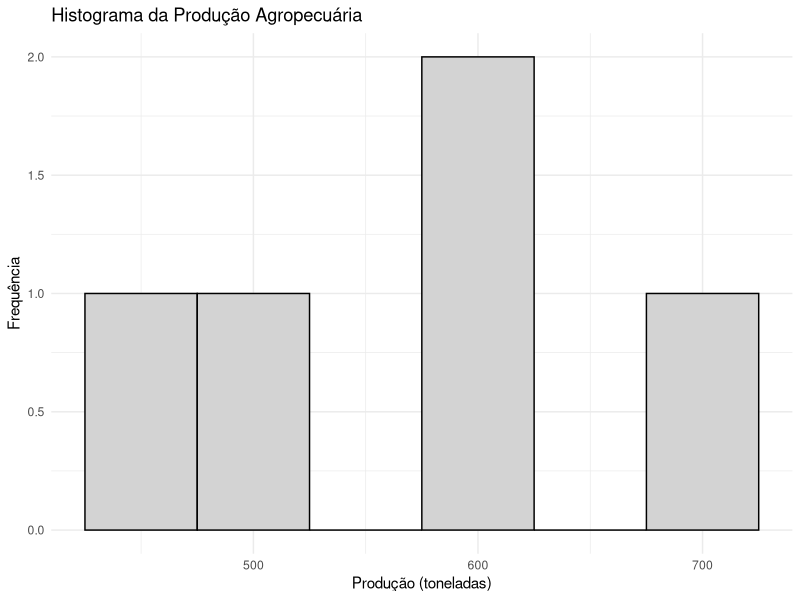
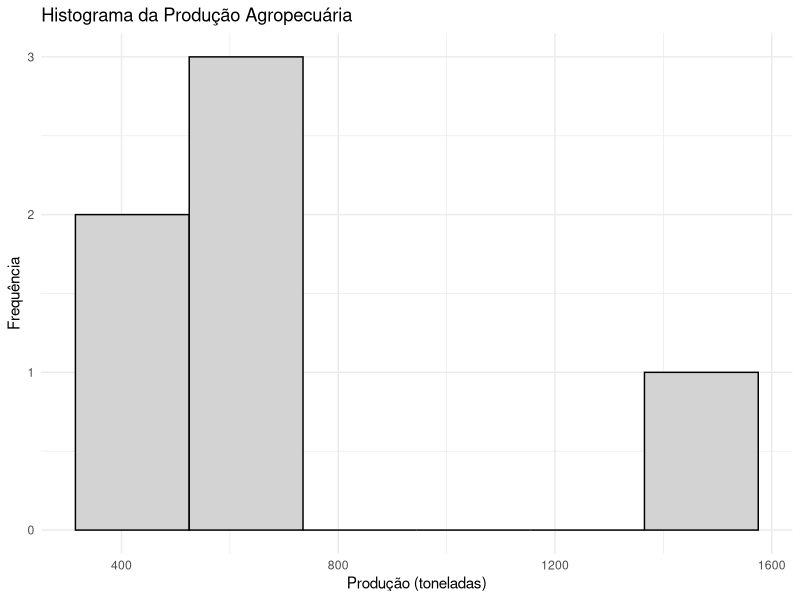
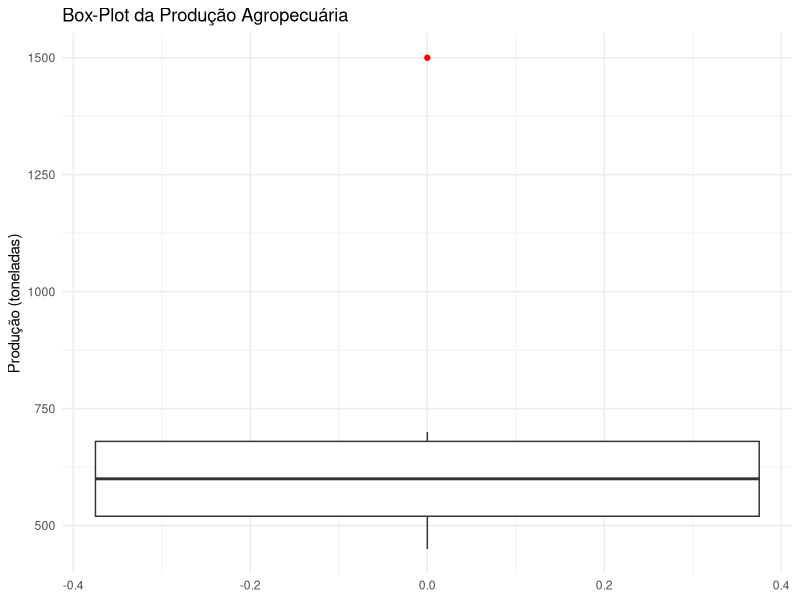
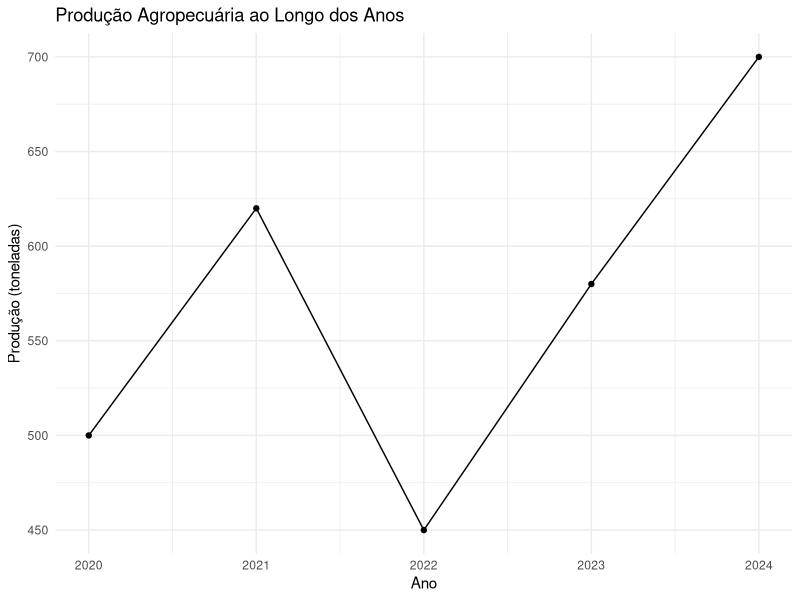
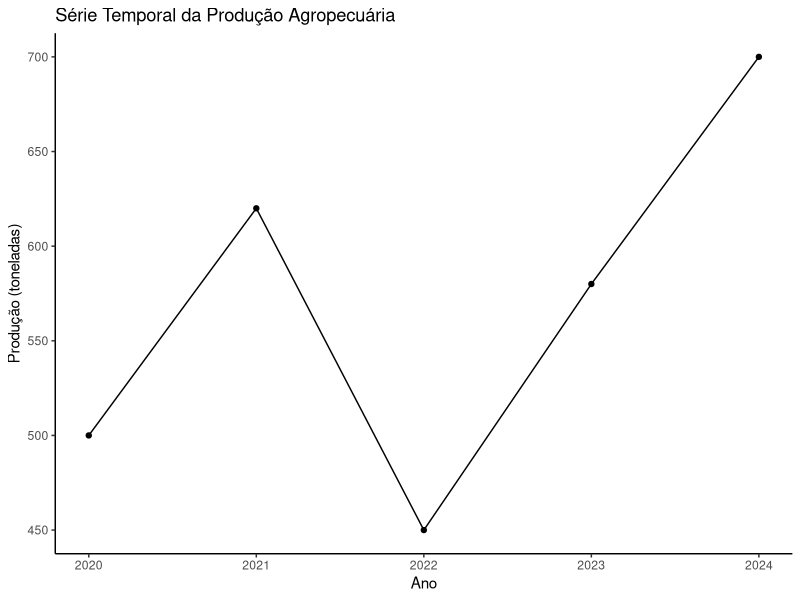
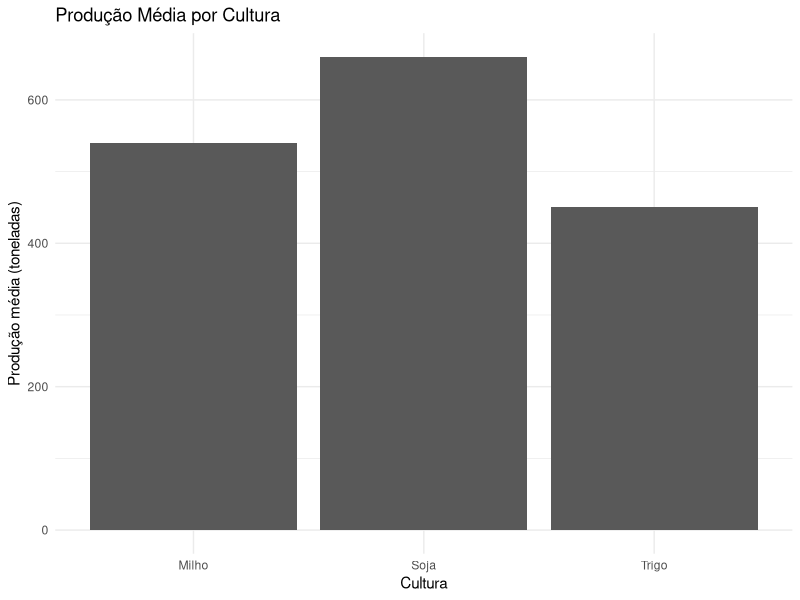
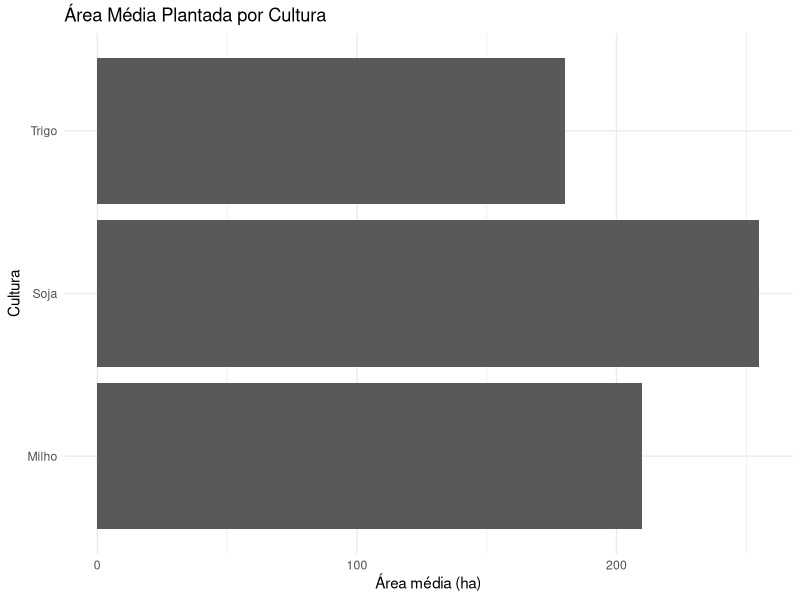
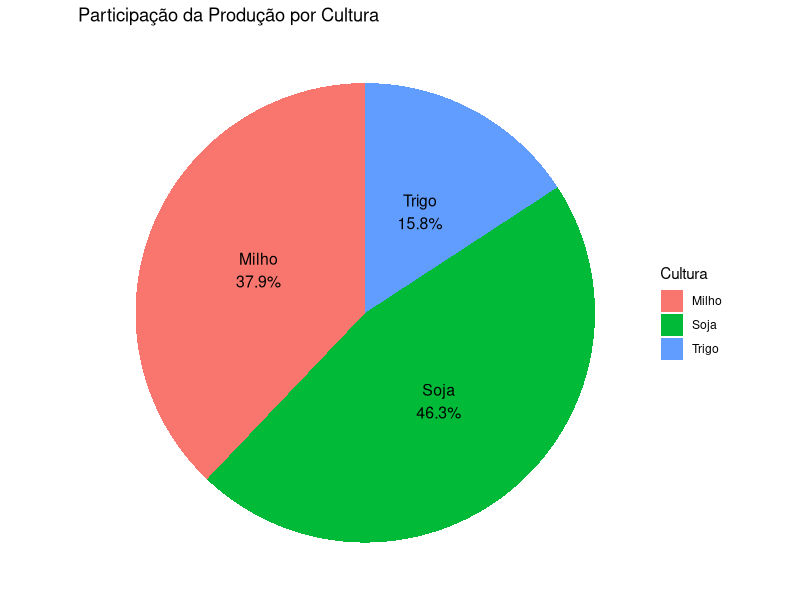

The R script that drew these images, in order:
library(ggplot2)
library(dplyr)


dados <- data.frame(
  Ano = c(2020, 2021, 2022, 2023, 2024),
  Cultura = c("Milho", "Soja", "Trigo", "Milho", "Soja"),
  Qualidade = factor(c("Alta", "Média", "Alta", "Média", "Alta"),
                     levels = c("Baixa", "Média", "Alta"),
                     ordered = TRUE), # ordinal
  Producao_ton = c(500, 620, 450, 580, 700),
  Area_ha = c(200, 250, 180, 220, 260)
)

dados


g_linha <- ggplot(dados, aes(x = Ano, y = Producao_ton)) +
  geom_line() +
  geom_point() +
  labs(
    title = "Produção Agropecuária ao Longo dos Anos",
    x = "Ano",
    y = "Produção (toneladas)"
  ) +
  theme_minimal()

ggsave("Metodos_Estatisticos/grafico_linha_producao.png", g_linha, width = 8, height = 5)


g_serie <- ggplot(dados, aes(x = Ano, y = Producao_ton)) +
  geom_line() +
  geom_point() +
  labs(
    title = "Série Temporal da Produção Agropecuária",
    x = "Ano",
    y = "Produção (toneladas)"
  ) +
  theme_classic()

ggsave("Metodos_Estatisticos/serie_temporal_producao.png", g_serie, width = 8, height = 5)


dados_cultura <- dados %>%
  group_by(Cultura) %>%
  summarise(Producao_media = mean(Producao_ton))

g_coluna <- ggplot(dados_cultura, aes(x = Cultura, y = Producao_media)) +
  geom_col() +
  labs(
    title = "Produção Média por Cultura",
    x = "Cultura",
    y = "Produção média (toneladas)"
  ) +
  theme_minimal()

ggsave("Metodos_Estatisticos/grafico_coluna_producao.png", g_coluna, width = 8, height = 5)


dados_area <- dados %>%
  group_by(Cultura) %>%
  summarise(Area_media = mean(Area_ha))

g_barra <- ggplot(dados_area, aes(x = Area_media, y = Cultura)) +
  geom_col() +
  labs(
    title = "Área Média Plantada por Cultura",
    x = "Área média (ha)",
    y = "Cultura"
  ) +
  theme_minimal()

ggsave("Metodos_Estatisticos/grafico_barra_area.png", g_barra, width = 8, height = 5)


pizza <- dados %>%
  group_by(Cultura) %>%
  summarise(Producao_total = sum(Producao_ton)) %>%
  mutate(
    Percentual = Producao_total / sum(Producao_total),
    Label = paste0(
      Cultura, "\n",
      round(Percentual * 100, 1), "%"
    )
  )
g_pizza <- ggplot(pizza, aes(x = "", y = Percentual, fill = Cultura)) +
  geom_col(width = 1) +
  coord_polar(theta = "y") +
  geom_text(
    aes(label = Label),
    position = position_stack(vjust = 0.5),
    size = 4
  ) +
  labs(
    title = "Participação da Produção por Cultura"
  ) +
  theme_void()

ggsave("Metodos_Estatisticos/grafico_pizza_producao_simulado.png", g_pizza,  width = 6,  height = 6)



# Histograma em outlier, histograma sem outlier e boxplot





dados <- data.frame(
  Ano = c(2020, 2021, 2022, 2023, 2024),
  Cultura = c("Milho", "Soja", "Trigo", "Milho", "Soja"),
  Qualidade = factor(c("Alta", "Média", "Alta", "Média", "Alta"),
                     levels = c("Baixa", "Média", "Alta"),
                     ordered = TRUE), # ordinal
  Producao_ton = c(500, 620, 450, 580, 700),
  Area_ha = c(200, 250, 180, 220, 260)
)



dados
g_hist <- ggplot(dados, aes(x = Producao_ton)) +
  geom_histogram(
    bins = 6,
    color = "black",
    fill = "lightgray"
  ) +
  labs(
    title = "Histograma da Produção Agropecuária",
    x = "Produção (toneladas)",
    y = "Frequência"
  ) +
  theme_minimal()

g_hist



# Gráficos Simulados COM OUTLIER #
dados <- data.frame(
  Ano = c(2020, 2021, 2022, 2023, 2024, 2025),
  Cultura = c("Milho", "Soja", "Trigo", "Milho", "Soja", "Soja"),
  Producao_ton = c(500, 620, 450, 580, 700, 1500), # 1500 = outlier
  Area_ha = c(200, 250, 180, 220, 260, 300)
)

g_hist <- ggplot(dados, aes(x = Producao_ton)) +
  geom_histogram(
    bins = 6,
    color = "black",
    fill = "lightgray"
  ) +
  labs(
    title = "Histograma da Produção Agropecuária",
    x = "Produção (toneladas)",
    y = "Frequência"
  ) +
  theme_minimal()

g_hist



g_box <- ggplot(dados, aes(y = Producao_ton)) +
  geom_boxplot(outlier.color = "red") +
  labs(
    title = "Box-Plot da Produção Agropecuária",
    y = "Produção (toneladas)"
  ) +
  theme_minimal()

g_box
